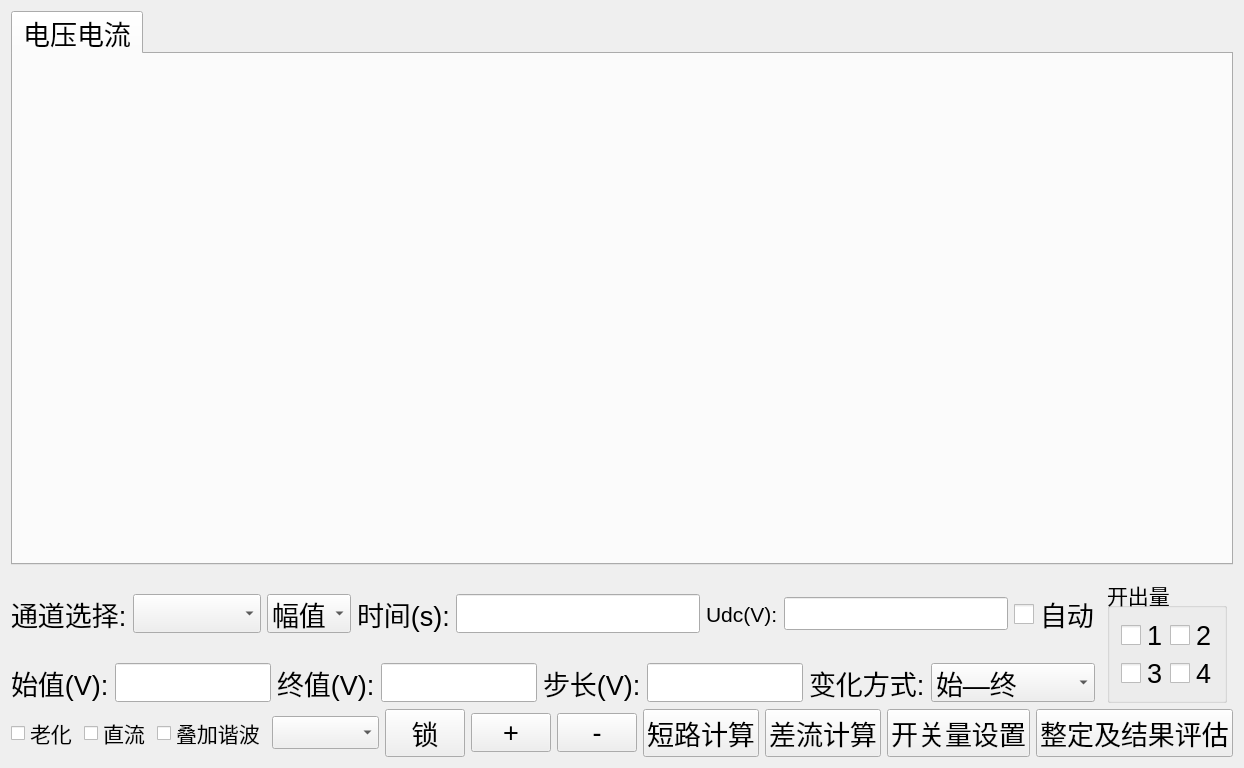
<?xml version="1.0" encoding="UTF-8"?>
<ui version="4.0">
 <class>QSttMacroParaEditViewManual</class>
 <widget class="QWidget" name="QSttMacroParaEditViewManual">
  <property name="windowModality">
   <enum>Qt::NonModal</enum>
  </property>
  <property name="geometry">
   <rect>
    <x>0</x>
    <y>0</y>
    <width>1024</width>
    <height>768</height>
   </rect>
  </property>
  <property name="sizePolicy">
   <sizepolicy hsizetype="Preferred" vsizetype="Preferred">
    <horstretch>0</horstretch>
    <verstretch>0</verstretch>
   </sizepolicy>
  </property>
  <property name="minimumSize">
   <size>
    <width>0</width>
    <height>0</height>
   </size>
  </property>
  <property name="maximumSize">
   <size>
    <width>1024</width>
    <height>768</height>
   </size>
  </property>
  <property name="font">
   <font>
    <pointsize>16</pointsize>
   </font>
  </property>
  <property name="focusPolicy">
   <enum>Qt::StrongFocus</enum>
  </property>
  <property name="contextMenuPolicy">
   <enum>Qt::NoContextMenu</enum>
  </property>
  <property name="windowTitle">
   <string>QSttMacroParaEditManualTestView</string>
  </property>
  <property name="windowOpacity">
   <double>1.000000000000000</double>
  </property>
  <layout class="QGridLayout" name="gridLayout_2">
   <item row="2" column="1">
    <spacer name="horizontalSpacer_4">
     <property name="orientation">
      <enum>Qt::Horizontal</enum>
     </property>
     <property name="sizeType">
      <enum>QSizePolicy::Preferred</enum>
     </property>
     <property name="sizeHint" stdset="0">
      <size>
       <width>37</width>
       <height>39</height>
      </size>
     </property>
    </spacer>
   </item>
   <item row="1" column="0" rowspan="2">
    <widget class="QWidget" name="m_frmOtherPara" native="true">
     <layout class="QHBoxLayout" name="horizontalLayout_4" stretch="0">
      <property name="spacing">
       <number>0</number>
      </property>
      <property name="leftMargin">
       <number>0</number>
      </property>
      <property name="topMargin">
       <number>0</number>
      </property>
      <property name="rightMargin">
       <number>0</number>
      </property>
      <property name="bottomMargin">
       <number>0</number>
      </property>
      <item>
       <layout class="QVBoxLayout" name="verticalLayout">
        <item>
         <layout class="QHBoxLayout" name="horizontalLayout_2">
          <item>
           <widget class="QLabel" name="m_labChannel">
            <property name="sizePolicy">
             <sizepolicy hsizetype="Minimum" vsizetype="Preferred">
              <horstretch>0</horstretch>
              <verstretch>0</verstretch>
             </sizepolicy>
            </property>
            <property name="font">
             <font>
              <pointsize>20</pointsize>
             </font>
            </property>
            <property name="text">
             <string>通道选择:</string>
            </property>
           </widget>
          </item>
          <item>
           <widget class="QScrollComboBox" name="m_cbbChannel">
            <property name="minimumSize">
             <size>
              <width>0</width>
              <height>0</height>
             </size>
            </property>
            <property name="maximumSize">
             <size>
              <width>16777215</width>
              <height>16777215</height>
             </size>
            </property>
            <property name="font">
             <font>
              <pointsize>20</pointsize>
             </font>
            </property>
           </widget>
          </item>
          <item>
           <widget class="QScrollComboBox" name="m_cbbSelect">
            <property name="minimumSize">
             <size>
              <width>0</width>
              <height>0</height>
             </size>
            </property>
            <property name="maximumSize">
             <size>
              <width>16777215</width>
              <height>16777215</height>
             </size>
            </property>
            <property name="font">
             <font>
              <pointsize>20</pointsize>
             </font>
            </property>
            <item>
             <property name="text">
              <string>幅值</string>
             </property>
            </item>
            <item>
             <property name="text">
              <string>相位</string>
             </property>
            </item>
            <item>
             <property name="text">
              <string>频率</string>
             </property>
            </item>
           </widget>
          </item>
          <item>
           <widget class="QLabel" name="m_labTime">
            <property name="font">
             <font>
              <pointsize>20</pointsize>
             </font>
            </property>
            <property name="text">
             <string>时间(s):</string>
            </property>
           </widget>
          </item>
          <item>
           <widget class="QSttLineEdit" name="m_editTime">
            <property name="font">
             <font>
              <pointsize>20</pointsize>
             </font>
            </property>
            <property name="frame">
             <bool>true</bool>
            </property>
           </widget>
          </item>
          <item>
           <widget class="QLabel" name="m_labUdc">
            <property name="text">
             <string>Udc(V):</string>
            </property>
           </widget>
          </item>
          <item>
           <widget class="QSttLineEdit" name="m_editUdc"/>
          </item>
          <item>
           <widget class="QSttCheckBox" name="m_cbAuto">
            <property name="sizePolicy">
             <sizepolicy hsizetype="Preferred" vsizetype="Preferred">
              <horstretch>0</horstretch>
              <verstretch>0</verstretch>
             </sizepolicy>
            </property>
            <property name="font">
             <font>
              <pointsize>20</pointsize>
             </font>
            </property>
            <property name="styleSheet">
             <string notr="true">QCheckBox::indicator {  width: 20px;  height: 20px;}</string>
            </property>
            <property name="text">
             <string>自动</string>
            </property>
           </widget>
          </item>
         </layout>
        </item>
        <item>
         <layout class="QHBoxLayout" name="horizontalLayout_3">
          <item>
           <widget class="QLabel" name="m_labInitVal">
            <property name="font">
             <font>
              <pointsize>20</pointsize>
             </font>
            </property>
            <property name="text">
             <string>始值(V):</string>
            </property>
           </widget>
          </item>
          <item>
           <widget class="QSttLineEdit" name="m_editIintVal">
            <property name="font">
             <font>
              <pointsize>20</pointsize>
             </font>
            </property>
           </widget>
          </item>
          <item>
           <widget class="QLabel" name="m_labFinishVal">
            <property name="font">
             <font>
              <pointsize>20</pointsize>
             </font>
            </property>
            <property name="text">
             <string>终值(V):</string>
            </property>
           </widget>
          </item>
          <item>
           <widget class="QSttLineEdit" name="m_editFinishVal">
            <property name="font">
             <font>
              <pointsize>20</pointsize>
             </font>
            </property>
            <property name="text">
             <string/>
            </property>
            <property name="frame">
             <bool>true</bool>
            </property>
            <property name="echoMode">
             <enum>QLineEdit::Normal</enum>
            </property>
            <property name="alignment">
             <set>Qt::AlignLeading|Qt::AlignLeft|Qt::AlignVCenter</set>
            </property>
           </widget>
          </item>
          <item>
           <widget class="QLabel" name="m_labStep">
            <property name="font">
             <font>
              <pointsize>20</pointsize>
             </font>
            </property>
            <property name="text">
             <string>步长(V):</string>
            </property>
           </widget>
          </item>
          <item>
           <widget class="QSttLineEdit" name="m_editStep">
            <property name="font">
             <font>
              <pointsize>20</pointsize>
             </font>
            </property>
           </widget>
          </item>
          <item>
           <widget class="QLabel" name="m_labChangeType">
            <property name="font">
             <font>
              <pointsize>20</pointsize>
             </font>
            </property>
            <property name="text">
             <string>变化方式:</string>
            </property>
           </widget>
          </item>
          <item>
           <widget class="QScrollComboBox" name="m_cbbChangeType">
            <property name="font">
             <font>
              <pointsize>20</pointsize>
             </font>
            </property>
            <item>
             <property name="text">
              <string>始—终</string>
             </property>
            </item>
            <item>
             <property name="text">
              <string>始—终—始</string>
             </property>
            </item>
           </widget>
          </item>
         </layout>
        </item>
       </layout>
      </item>
     </layout>
    </widget>
   </item>
   <item row="2" column="2">
    <widget class="QGroupBox" name="m_boxOutSetting">
     <property name="sizePolicy">
      <sizepolicy hsizetype="Preferred" vsizetype="Preferred">
       <horstretch>0</horstretch>
       <verstretch>0</verstretch>
      </sizepolicy>
     </property>
     <property name="minimumSize">
      <size>
       <width>0</width>
       <height>0</height>
      </size>
     </property>
     <property name="maximumSize">
      <size>
       <width>16777215</width>
       <height>16777215</height>
      </size>
     </property>
     <property name="title">
      <string>开出量</string>
     </property>
     <property name="alignment">
      <set>Qt::AlignLeading|Qt::AlignLeft|Qt::AlignVCenter</set>
     </property>
     <property name="flat">
      <bool>false</bool>
     </property>
     <property name="checkable">
      <bool>false</bool>
     </property>
     <layout class="QGridLayout" name="gridLayout">
      <item row="0" column="1">
       <widget class="QSttCheckBox" name="m_cbOut2">
        <property name="font">
         <font>
          <pointsize>20</pointsize>
         </font>
        </property>
        <property name="styleSheet">
         <string notr="true">QCheckBox::indicator {  width: 20px;  height: 20px;}</string>
        </property>
        <property name="text">
         <string>2</string>
        </property>
       </widget>
      </item>
      <item row="1" column="0">
       <widget class="QSttCheckBox" name="m_cbOut3">
        <property name="font">
         <font>
          <pointsize>20</pointsize>
         </font>
        </property>
        <property name="styleSheet">
         <string notr="true">QCheckBox::indicator {  width: 20px;  height: 20px;}</string>
        </property>
        <property name="text">
         <string>3</string>
        </property>
       </widget>
      </item>
      <item row="1" column="1">
       <widget class="QSttCheckBox" name="m_cbOut4">
        <property name="font">
         <font>
          <pointsize>20</pointsize>
         </font>
        </property>
        <property name="styleSheet">
         <string notr="true">QCheckBox::indicator {  width: 20px;  height: 20px;}</string>
        </property>
        <property name="text">
         <string>4</string>
        </property>
       </widget>
      </item>
      <item row="0" column="0">
       <widget class="QSttCheckBox" name="m_cbOut1">
        <property name="sizePolicy">
         <sizepolicy hsizetype="Minimum" vsizetype="Fixed">
          <horstretch>0</horstretch>
          <verstretch>0</verstretch>
         </sizepolicy>
        </property>
        <property name="font">
         <font>
          <pointsize>20</pointsize>
         </font>
        </property>
        <property name="autoFillBackground">
         <bool>false</bool>
        </property>
        <property name="styleSheet">
         <string notr="true">QCheckBox::indicator {
    width: 20px;
    height: 20px;
}</string>
        </property>
        <property name="text">
         <string>1</string>
        </property>
        <property name="checkable">
         <bool>true</bool>
        </property>
        <property name="checked">
         <bool>false</bool>
        </property>
        <property name="autoRepeat">
         <bool>false</bool>
        </property>
        <property name="autoExclusive">
         <bool>false</bool>
        </property>
       </widget>
      </item>
     </layout>
    </widget>
   </item>
   <item row="4" column="0" colspan="4">
    <widget class="QWidget" name="m_frmParas" native="true">
     <layout class="QHBoxLayout" name="horizontalLayout_5">
      <property name="spacing">
       <number>0</number>
      </property>
      <property name="leftMargin">
       <number>0</number>
      </property>
      <property name="topMargin">
       <number>0</number>
      </property>
      <property name="rightMargin">
       <number>0</number>
      </property>
      <property name="bottomMargin">
       <number>0</number>
      </property>
      <item>
       <layout class="QHBoxLayout" name="horizontalLayout">
        <item>
         <widget class="QCheckBox" name="m_cbOld">
          <property name="text">
           <string>老化</string>
          </property>
         </widget>
        </item>
        <item>
         <widget class="QCheckBox" name="m_cbDC">
          <property name="text">
           <string>直流</string>
          </property>
         </widget>
        </item>
        <item>
         <widget class="QCheckBox" name="m_checkBoxHarm">
          <property name="text">
           <string>叠加谐波</string>
          </property>
         </widget>
        </item>
        <item>
         <widget class="QScrollComboBox" name="m_comboBoxHarm"/>
        </item>
        <item>
         <widget class="QPushButton" name="m_btnLock">
          <property name="sizePolicy">
           <sizepolicy hsizetype="Minimum" vsizetype="Fixed">
            <horstretch>0</horstretch>
            <verstretch>0</verstretch>
           </sizepolicy>
          </property>
          <property name="minimumSize">
           <size>
            <width>0</width>
            <height>0</height>
           </size>
          </property>
          <property name="maximumSize">
           <size>
            <width>16777215</width>
            <height>16777215</height>
           </size>
          </property>
          <property name="font">
           <font>
            <pointsize>20</pointsize>
           </font>
          </property>
          <property name="text">
           <string>锁</string>
          </property>
         </widget>
        </item>
        <item>
         <widget class="QPushButton" name="m_btnAdd">
          <property name="font">
           <font>
            <pointsize>20</pointsize>
           </font>
          </property>
          <property name="text">
           <string>+</string>
          </property>
         </widget>
        </item>
        <item>
         <widget class="QPushButton" name="m_btnMinus">
          <property name="font">
           <font>
            <pointsize>20</pointsize>
           </font>
          </property>
          <property name="text">
           <string>-</string>
          </property>
         </widget>
        </item>
        <item>
         <widget class="QPushButton" name="m_btnShortCalcu">
          <property name="font">
           <font>
            <pointsize>20</pointsize>
           </font>
          </property>
          <property name="text">
           <string>短路计算</string>
          </property>
         </widget>
        </item>
        <item>
         <widget class="QPushButton" name="m_btnDiffCalc">
          <property name="font">
           <font>
            <pointsize>20</pointsize>
           </font>
          </property>
          <property name="text">
           <string>差流计算</string>
          </property>
         </widget>
        </item>
        <item>
         <widget class="QPushButton" name="m_btnInBinaryOutSet">
          <property name="font">
           <font>
            <pointsize>20</pointsize>
           </font>
          </property>
          <property name="text">
           <string>开关量设置</string>
          </property>
         </widget>
        </item>
        <item>
         <widget class="QPushButton" name="m_btnEstimate">
          <property name="font">
           <font>
            <pointsize>20</pointsize>
           </font>
          </property>
          <property name="text">
           <string>整定及结果评估</string>
          </property>
         </widget>
        </item>
       </layout>
      </item>
     </layout>
    </widget>
   </item>
   <item row="0" column="0" colspan="4">
    <widget class="QSttTabWidget" name="m_tabWidget">
     <property name="sizePolicy">
      <sizepolicy hsizetype="Preferred" vsizetype="Preferred">
       <horstretch>0</horstretch>
       <verstretch>100</verstretch>
      </sizepolicy>
     </property>
     <property name="minimumSize">
      <size>
       <width>0</width>
       <height>0</height>
      </size>
     </property>
     <property name="font">
      <font>
       <pointsize>20</pointsize>
      </font>
     </property>
     <property name="tabShape">
      <enum>QTabWidget::Rounded</enum>
     </property>
     <property name="currentIndex">
      <number>0</number>
     </property>
     <widget class="QWidget" name="m_layoutIV">
      <attribute name="title">
       <string>电压电流</string>
      </attribute>
     </widget>
    </widget>
   </item>
   <item row="2" column="3">
    <spacer name="horizontalSpacer_5">
     <property name="orientation">
      <enum>Qt::Horizontal</enum>
     </property>
     <property name="sizeType">
      <enum>QSizePolicy::Preferred</enum>
     </property>
     <property name="sizeHint" stdset="0">
      <size>
       <width>37</width>
       <height>38</height>
      </size>
     </property>
    </spacer>
   </item>
  </layout>
  <zorder>m_boxOutSetting</zorder>
  <zorder>horizontalSpacer_4</zorder>
  <zorder>horizontalSpacer_5</zorder>
  <zorder>m_frmOtherPara</zorder>
  <zorder>m_frmParas</zorder>
  <zorder>m_tabWidget</zorder>
 </widget>
 <layoutdefault spacing="6" margin="11"/>
 <customwidgets>
  <customwidget>
   <class>QSttLineEdit</class>
   <extends>QLineEdit</extends>
   <header>../Module/UI/Controls/SttLineEdit.h</header>
  </customwidget>
  <customwidget>
   <class>QSttCheckBox</class>
   <extends>QCheckBox</extends>
   <header>../Module/UI/Controls/SttCheckBox.h</header>
  </customwidget>
  <customwidget>
   <class>QScrollComboBox</class>
   <extends>QComboBox</extends>
   <header>../Module/UI/Module/ScrollCtrl/ScrollComboBox.h</header>
  </customwidget>
  <customwidget>
   <class>QSttTabWidget</class>
   <extends>QTabWidget</extends>
   <header>../Module/UI/Controls/SttTabWidget.h</header>
   <container>1</container>
  </customwidget>
 </customwidgets>
 <resources/>
 <connections/>
</ui>
